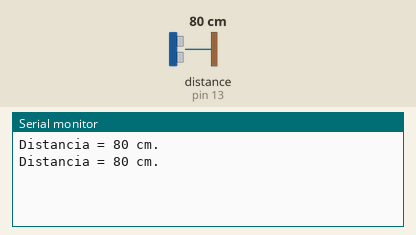
A sketch run on a simulated Arduino Uno, built with avr-gcc and run on an emulated ATmega328P. On the bench: the last lines printed to the serial monitor. The test bench sets the inputs (shaded band); at power-on: distance to the obstacle (sensor on pin 13) 80 cm.

Above: at 1.8 s.
1.9 s: distance to the obstacle (sensor on pin 13) set to 2 cm
At 2.8 s:
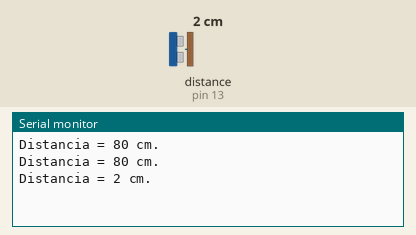
3.4 s: distance to the obstacle (sensor on pin 13) set to 4 cm
At 4.5 s:
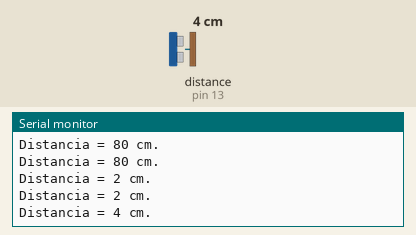
Timing chart, 0 to 6.4 s (numbered marks = the images above; inputs shaded):
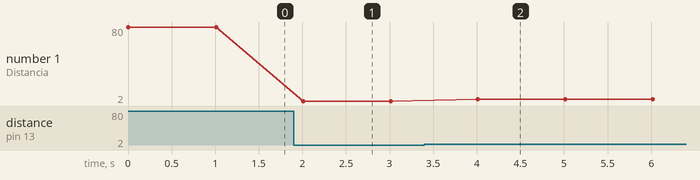

Measured:
- after the input at 1.9 s, the serial monitor: prints a new line after 0.11 s (image 1)
- after the input at 3.4 s, the serial monitor: prints a new line after 0.61 s (image 2)
- plotted number 1: 80 → 2 after the input at 1.9 s, 2 → 4 after the input at 3.4 s

The sketch:

Sensor_Ultrasonido.ino
```cpp
/*
 * Talller IoT PUCP Verano 2019
 * Sensor de Ultrasonido
 *
 * Se usa el sensor HC-SR04 para medir distancias
 * y luego mostrarlas en el monitor Serial.
 * Se usa la libreria Ultrasonic escrita por
 * Erick Simoes.
 *
 * Primero se sube este archivo con el sensor completamente
 * desconectado, luego de que se haya cargado completamente
 * se realizan todas las conexiones y se abre el monitor
 * serial para observar las mediciones.
 */

// Se incluye la librería a usar
#include <Ultrasonic.h>

// En este caso se usan los pines GPIO 12 y 13, que
// corresponden a los pines D6 y D7 respectivamente.
Ultrasonic ultrasonic(12, 13);

// En esta variable se guardará la distancia obtenida por el sensor
int distance;

void setup() {
  // Se configura la velocidad del monitor serial a 9600 bps
  Serial.begin(9600);
}

void loop() {
  // Se usa la función de la librería para obtener la medición
  distance = ultrasonic.read();

  // Se imprime este resultado
  Serial.print("Distancia = ");
  Serial.print(distance);
  Serial.println(" cm.");
  delay(1000);
}
```
